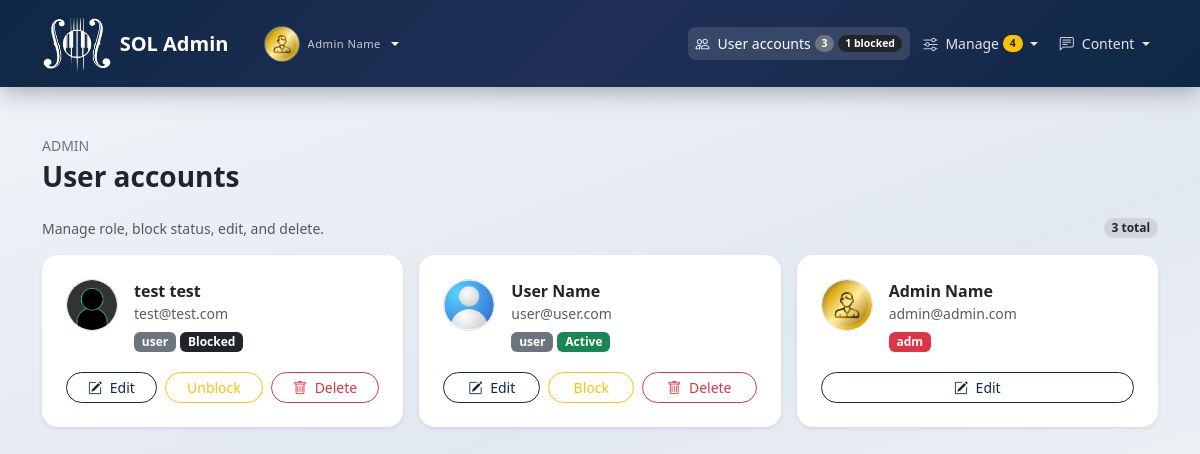
The app's page /admin/users_admin.php (signed in) with its own data.
### tables this page shows
CREATE TABLE IF NOT EXISTS `users` (
  `id` int(11) NOT NULL AUTO_INCREMENT,
  `first_name` varchar(255) NOT NULL,
  `last_name` varchar(255) NOT NULL,
  `pass` varchar(255) NOT NULL,
  `email` varchar(255) NOT NULL,
  `dob` date DEFAULT NULL,
  `picture` varchar(255) DEFAULT 'avatar.png',
  `status` varchar(10) NOT NULL DEFAULT 'user',
  `account_blocked` tinyint(1) NOT NULL DEFAULT 0,
  PRIMARY KEY (`id`),
  UNIQUE KEY `uk_users_email` (`email`)
);

### includes/app.php (called while the page is built, shortened)
<?php
require_once SOL_ROOT . "/db_connect.php";
function sol_base(): string
{
    static $base = null;
    if ($base !== null) {
        return $base;
    }
    $rootReal = realpath(SOL_ROOT);
    $dir = realpath(dirname($_SERVER["SCRIPT_FILENAME"]));
    $base = "";
    while ($dir !== $rootReal && str_starts_with($dir, $rootReal)) {
        $base .= "../";
        $parent = dirname($dir);
        $dir = $parent;
    }
    return $base;
}
function sol_url(string $path): string
{
    return sol_base() . ltrim($path, "/");
}
function sol_ensure_session_carts(mysqli $db): void
{
    $rentNotesMax = sol_rent_delivery_notes_max_len($db);
    if (!isset($_SESSION["cart"]) || isset($_SESSION["_cart_migrated"])) {
        return;
    }
}
function sol_admin_nav_counts(mysqli $db): array
{
    $out = [
        "pending_rentals" => 0,
        "unread_messages" => 0,
        "pending_orders" => 0,
        "blocked_users" => 0,
        "users_total" => 0,
        "products" => 0,
        "suppliers" => 0,
        "instruments_active" => 0,
        "instruments_inactive" => 0,
        "categories" => 0,
        "faq_entries" => 0,
    ];
    $scalar = static function (mysqli $mysqli, string $sql): int {
        $r = $mysqli->query($sql);
        if ($r && ($row = $r->fetch_assoc())) {
            return (int)($row["c"] ?? 0);
        }
        return 0;
    };
    $out["users_total"] = $scalar($db, "SELECT COUNT(*) AS c FROM users");
    if (sol_db_column_exists($db, "users", "account_blocked")) {
        $out["blocked_users"] = $scalar(
            $db,
            "SELECT COUNT(*) AS c FROM users WHERE COALESCE(account_blocked,0) = 1 AND LOWER(TRIM(COALESCE(status,''))) <> 'adm'"
        );
    }
    if (sol_db_table_exists($db, "rental_requests")) {
        $out["pending_rentals"] = $scalar($db, "SELECT COUNT(*) AS c FROM rental_requests WHERE status = 'pending'");
    }
    if (sol_db_table_exists($db, "contact_messages")) {
        $out["unread_messages"] = $scalar($db, "SELECT COUNT(*) AS c FROM contact_messages WHERE is_read = 0");
    }
    if (sol_db_table_exists($db, "orders")) {
        $out["pending_orders"] = $scalar($db, "SELECT COUNT(*) AS c FROM orders WHERE status = 'pending'");
    }
    if (sol_db_table_exists($db, "products")) {
        $out["products"] = $scalar($db, "SELECT COUNT(*) AS c FROM products");
    }
    if (sol_db_table_exists($db, "suppliers")) {
        $out["suppliers"] = $scalar($db, "SELECT COUNT(*) AS c FROM suppliers");
    }
    if (sol_db_table_exists($db, "instruments")) {
        $out["instruments_active"] = $scalar($db, "SELECT COUNT(*) AS c FROM instruments WHERE is_active = 1");
        $out["instruments_inactive"] = $scalar($db, "SELECT COUNT(*) AS c FROM instruments WHERE is_active = 0");
    }
    if (sol_db_table_exists($db, "categories")) {
        $out["categories"] = $scalar($db, "SELECT COUNT(*) AS c FROM categories");
    }
    if (sol_db_table_exists($db, "faq")) {
        $out["faq_entries"] = $scalar($db, "SELECT COUNT(*) AS c FROM faq");
    }
    return $out;
}
function sol_current_uid(): int
{
    if (isset($_SESSION["uid"])) {
        return (int)$_SESSION["uid"];
    }
    return 0;
}
function sol_db_table_exists(mysqli $db, string $table): bool
{
    static $cache = [];
    $st = $db->prepare(
        "SELECT 1 FROM INFORMATION_SCHEMA.TABLES WHERE TABLE_SCHEMA = DATABASE() AND TABLE_NAME = ? LIMIT 1"
    );
    $st->bind_param("s", $table);
    $st->execute();
    $cache[$table] = $st->get_result()->num_rows > 0;
    return $cache[$table];
}
function sol_db_column_exists(mysqli $db, string $table, string $column): bool
{
    static $cache = [];
    $key = $table . "." . $column;
    if (array_key_exists($key, $cache)) {
        return $cache[$key];
    }
    $st = $db->prepare(
        "SELECT 1 FROM INFORMATION_SCHEMA.COLUMNS
         WHERE TABLE_SCHEMA = DATABASE() AND TABLE_NAME = ? AND COLUMN_NAME = ? LIMIT 1"
    );
    $st->bind_param("ss", $table, $column);
    $st->execute();
    $cache[$key] = $st->get_result()->num_rows > 0;
    return $cache[$key];
}
sol_ensure_session_carts($connect);

### includes/intl_address.php (called while the page is built, shortened)
<?php
function sol_rent_delivery_notes_max_len(mysqli $db): int
{
    if (!sol_db_column_exists($db, "rental_requests", "delivery_notes")) {
        return 500;
    }
    $st = $db->prepare(
        "SELECT CHARACTER_MAXIMUM_LENGTH AS m, DATA_TYPE AS t FROM INFORMATION_SCHEMA.COLUMNS
         WHERE TABLE_SCHEMA = DATABASE() AND TABLE_NAME = 'rental_requests' AND COLUMN_NAME = 'delivery_notes' LIMIT 1"
    );
    $st->execute();
    $row = $st->get_result()->fetch_assoc();
    $m = isset($row["m"]) ? (int)$row["m"] : 0;
    if ($m > 0) {
        return min($m, 8000);
    }
    return 500;
}

### admin/users_admin.php (the view, shortened to what this page needs)
<?php
require_once dirname(__DIR__) . "/includes/app.php";
$adminId = (int)$_SESSION["adm"];
$hasBlockedCol = sol_db_column_exists($connect, "users", "account_blocked");
$selectUsers = $hasBlockedCol
    ? "SELECT id, first_name, last_name, email, picture, status, account_blocked FROM users ORDER BY id DESC"
    : "SELECT id, first_name, last_name, email, picture, status FROM users ORDER BY id DESC";
$result = $connect->query($selectUsers);
$nav_role = "admin";
$active_nav = "users_admin";
require_once dirname(__DIR__) . "/includes/layout_top.php";
?>
<div class="container py-4 py-lg-5" style="max-width: 1140px;">
    <div class="d-flex flex-wrap justify-content-between align-items-center gap-2 mb-4">
        <div>
            <p class="text-secondary small mb-1 text-uppercase">Admin</p>
            <h1 class="h3 fw-bold text-dark mb-0">User accounts</h1>
        </div>
    </div>
    <div class="d-flex flex-column flex-sm-row justify-content-between align-items-start align-items-sm-center gap-2 mb-3">
        <span class="text-muted small">Manage role, block status, edit, and delete.</span>
        <span class="badge rounded-pill bg-dark bg-opacity-10 text-dark"><?= ($result instanceof mysqli_result) ? $result->num_rows : 0 ?> total</span>
    </div>
    <div class="row g-3">
        <?php if ($result && $result->num_rows > 0): ?>
            <?php while ($user = $result->fetch_assoc()): ?>
                <?php
                $st = strtolower((string)($user["status"] ?? ""));
                $blk = $hasBlockedCol && $st !== "adm" && (int)($user["account_blocked"] ?? 0) === 1;
                ?>
                <div class="col-md-6 col-lg-4">
                    <div class="card user-card h-100 border-0 shadow-sm">
                        <div class="card-body p-4">
                            <div class="d-flex align-items-start gap-3 mb-3">
                                <img src="<?= htmlspecialchars(sol_url("pictures/" . ($user["picture"] ?? "avatar.png")), ENT_QUOTES, "UTF-8") ?>" alt="" width="52" height="52" class="rounded-circle object-fit-cover flex-shrink-0 border">
                                <div class="min-w-0 flex-grow-1">
                                    <div class="fw-semibold text-dark"><?= htmlspecialchars(($user["first_name"] ?? "") . " " . ($user["last_name"] ?? ""), ENT_QUOTES, "UTF-8") ?></div>
                                    <div class="text-muted small text-break"><?= htmlspecialchars($user["email"] ?? "", ENT_QUOTES, "UTF-8") ?></div>
                                    <span class="badge <?= $st === "adm" ? "bg-danger" : "bg-secondary" ?> mt-2"><?= htmlspecialchars((string)($user["status"] ?? ""), ENT_QUOTES, "UTF-8") ?></span>
                                    <?php if ($hasBlockedCol && $st !== "adm"): ?>
                                        <span class="badge <?= $blk ? "bg-dark" : "bg-success" ?> mt-2"><?= $blk ? "Blocked" : "Active" ?></span>
                                    <?php endif; ?>
                                </div>
                            </div>
                            <div class="d-flex gap-2 pt-1 flex-wrap">
                                <a href="<?= htmlspecialchars(sol_url("admin/user_edit.php?id=" . (int)$user["id"]), ENT_QUOTES, "UTF-8") ?>" class="btn btn-outline-primary btn-sm flex-grow-1 rounded-pill"><i class="bi bi-pencil-square me-1"></i> Edit</a>
                                <?php if ((int)$user["id"] !== $adminId && $hasBlockedCol && $st !== "adm"): ?>
                                    <form method="post" class="flex-grow-1">
                                        <button type="submit" name="toggle_block" value="1" class="btn btn-outline-warning btn-sm w-100 rounded-pill"><?= $blk ? "Unblock" : "Block" ?></button>
                                    </form>
                                <?php endif; ?>
                                <?php if ((int)$user["id"] !== $adminId): ?>
                                    <form method="post" action="<?= htmlspecialchars(sol_url("admin/user_delete.php"), ENT_QUOTES, "UTF-8") ?>" class="flex-grow-1" data-sol-confirm="Delete this user?">
                                        <button type="submit" name="delete_user" value="1" class="btn btn-outline-danger btn-sm w-100 rounded-pill"><i class="bi bi-trash me-1"></i> Delete</button>
                                    </form>
                                <?php endif; ?>
                            </div>
                        </div>
                    </div>
                </div>
            <?php endwhile; ?>
        <?php else: ?>
            <div class="col-12">
                <div class="alert alert-light border shadow-sm mb-0 rounded-3">No users found.</div>
            </div>
        <?php endif; ?>
    </div>
</div>
<?php require_once dirname(__DIR__) . "/includes/layout_bottom.php";

### includes/partials/navbar.php (shortened to what this page needs)
<?php
$homeUrl = sol_url("index.php");
$isGuest = $nav_role === "guest";
$isAuth = $nav_role === "auth";
$isUser = $nav_role === "user";
$isAdmin = $nav_role === "admin";
$brandHref = $isAdmin ? sol_url("admin/dashboard.php") : ($isGuest ? $homeUrl : sol_url("account/home.php"));
$brandLabel = $isAdmin ? "SOL Admin" : "SOL";
$collapseId = "solNavCollapse";
if ($isAdmin) {
    $adminManageAttention = (int)$adminNavCounts["pending_rentals"] + (int)$adminNavCounts["pending_orders"];
}
?>
<nav class="navbar navbar-expand-lg sol-navbar py-3" data-bs-theme="dark">
    <div class="container" style="max-width: 1140px;">
        <?php if ($isGuest || $isAuth): ?>
        <a class="navbar-brand d-flex align-items-center gap-2 gap-md-3 text-white text-decoration-none mb-0" href="<?= htmlspecialchars($brandHref, ENT_QUOTES, "UTF-8") ?>">
            <img src="<?= htmlspecialchars(sol_url("info/sol-logo.png"), ENT_QUOTES, "UTF-8") ?>" alt="SOL" class="sol-navbar-logo flex-shrink-0">
            <span class="d-flex flex-column lh-1">
                <span class="fw-semibold"><?= htmlspecialchars($brandLabel, ENT_QUOTES, "UTF-8") ?></span>
            </span>
        </a>
        <?php else: ?>
        <div class="d-flex align-items-center gap-2 gap-md-3 me-2 me-lg-3 flex-shrink-1 min-w-0 sol-navbar-brand-cluster">
            <a class="navbar-brand d-flex align-items-center gap-2 text-white text-decoration-none mb-0 py-0" href="<?= htmlspecialchars($brandHref, ENT_QUOTES, "UTF-8") ?>">
                <img src="<?= htmlspecialchars(sol_url("info/sol-logo.png"), ENT_QUOTES, "UTF-8") ?>" alt="SOL" class="sol-navbar-logo flex-shrink-0">
                <span class="fw-semibold d-none d-sm-inline"><?= htmlspecialchars($brandLabel, ENT_QUOTES, "UTF-8") ?></span>
            </a>
            <div class="dropdown">
                <a class="sol-navbar-user-toggle d-flex align-items-center gap-2 text-white text-decoration-none dropdown-toggle <?= ($isUser && $active_nav === "profile") ? "active" : "" ?>"
                   href="#" id="solNavbarUserMenu" role="button" data-bs-toggle="dropdown" data-bs-auto-close="true" aria-expanded="false" aria-label="Account menu">
                    <img src="<?= htmlspecialchars(sol_url("pictures/" . $userPictureNav), ENT_QUOTES, "UTF-8") ?>"
                         width="36" height="36" alt=""
                         class="rounded-circle border border-light border-opacity-25 object-fit-cover flex-shrink-0">
                    <span class="d-flex flex-column lh-1 text-start min-w-0 d-none d-sm-flex">
                        <span class="sol-brand-sub text-truncate" style="max-width: 9.5rem"><?= htmlspecialchars($displayNameNav, ENT_QUOTES, "UTF-8") ?></span>
                    </span>
                </a>
            </div>
        </div>
        <?php endif; ?>
        <div class="collapse navbar-collapse" id="<?= $collapseId ?>">
            <ul class="navbar-nav ms-auto align-items-lg-center sol-nav-toolbar flex-wrap mt-3 mt-lg-0">
                <?php if ($isGuest): ?>
                    <li class="nav-item dropdown">
                        <a class="nav-link nav-link-custom dropdown-toggle <?= ($active_nav === "faq" || $active_nav === "contact") ? "active" : "" ?>" href="#" role="button" data-bs-toggle="dropdown"><i class="bi bi-life-preserver me-1"></i> Help</a>
                        <ul class="dropdown-menu dropdown-menu-dark dropdown-menu-end">
                            <li><a class="dropdown-item" href="<?= htmlspecialchars(sol_url("faq.php"), ENT_QUOTES, "UTF-8") ?>">FAQ</a></li>
                            <li><a class="dropdown-item" href="<?= htmlspecialchars(sol_url("contact.php"), ENT_QUOTES, "UTF-8") ?>">Contact</a></li>
                        </ul>
                    </li>
                    <li class="nav-item ms-lg-2"><a class="btn btn-light btn-sm rounded-pill px-3" href="<?= htmlspecialchars(sol_url("register.php"), ENT_QUOTES, "UTF-8") ?>"><i class="bi bi-person-plus me-1"></i> Register</a></li>
                    <li class="nav-item ms-lg-1"><a class="btn btn-outline-light btn-sm rounded-pill px-3" href="<?= htmlspecialchars(sol_url("login.php"), ENT_QUOTES, "UTF-8") ?>"><i class="bi bi-box-arrow-in-right me-1"></i> Log in</a></li>
                <?php elseif ($isAdmin): ?>
                    <li class="nav-item">
                        <a class="nav-link nav-link-custom d-flex align-items-center flex-wrap gap-1 <?= $active_nav === "users_admin" ? "active" : "" ?>" href="<?= htmlspecialchars(sol_url("admin/users_admin.php"), ENT_QUOTES, "UTF-8") ?>"><i class="bi bi-people me-1"></i><span>User accounts</span><span class="badge bg-secondary rounded-pill"><?= (int)$adminNavCounts["users_total"] ?></span><?php if ((int)$adminNavCounts["blocked_users"] > 0): ?><span class="badge bg-dark rounded-pill" title="Suspended accounts"><?= (int)$adminNavCounts["blocked_users"] ?> blocked</span><?php endif; ?></a>
                    </li>
                    <li class="nav-item dropdown">
                        <a class="nav-link nav-link-custom dropdown-toggle d-inline-flex align-items-center flex-wrap gap-1 <?= $active_nav === "rentals_admin" || $active_nav === "shop_orders_admin" || $active_nav === "instruments_admin" || $active_nav === "categories_admin" || str_starts_with($active_nav, "admin_catalog") ? "active" : "" ?>" href="#" role="button" data-bs-toggle="dropdown"><i class="bi bi-sliders me-1"></i> Manage<?php if ($adminManageAttention > 0): ?><span class="badge bg-warning text-dark rounded-pill"><?= (int)$adminManageAttention ?></span><?php endif; ?></a>
                    </li>
                    <li class="nav-item dropdown">
                        <a class="nav-link nav-link-custom dropdown-toggle d-inline-flex align-items-center flex-wrap gap-1 <?= $active_nav === "faq_admin" || $active_nav === "contact_messages" ? "active" : "" ?>" href="#" role="button" data-bs-toggle="dropdown"><i class="bi bi-chat-left-text me-1"></i> Content</a>
                    </li>
                <?php endif; ?>
            </ul>
        </div>
    </div>
</nav>

### records on screen
users: picture (picture), displayNameNav "Admin Name", first_name+last_name "Admin Name", email "admin@admin.com", status "adm"
users: picture (picture), first_name+last_name "test test", email "test@test.com", status "user", account_blocked "Blocked"
users: picture (picture), first_name+last_name "User Name", email "user@user.com", status "user", account_blocked "Active"

### other values on screen
$brandLabel "SOL Admin"
$adminNavCounts["users_total"] "3"
$adminNavCounts["blocked_users"] "1"
$adminManageAttention "4"
$result->num_rows "3"
